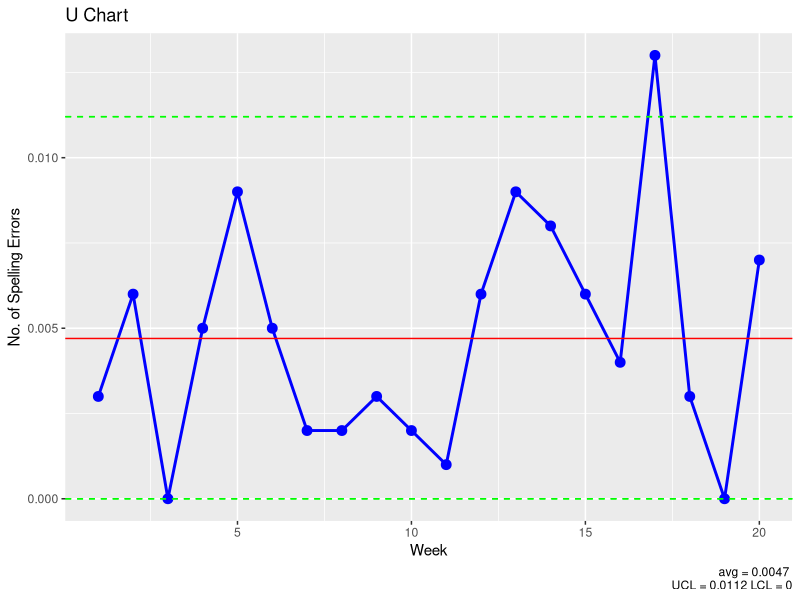

This figure's R source:
library(ggplot2)

# data
week <- 1:20
spelling_errors <- (c(3, 6, 0, 5, 9, 5, 2, 2, 3, 2, 1, 6, 9, 8, 6, 4, 13, 3, 0, 7))/1000

data_frame = data.frame(Week = week, Errors = spelling_errors)

# lambda
avg <- (sum(spelling_errors) / (length(week)))

# ucl and lcl
center <- avg
ucl <- (center + 3 * sqrt(avg/1000))
lcl <- (max(center - 3 * sqrt(avg/1000), 0))

# plot
u_chart <- ggplot(data_frame, aes(x = Week, y = Errors)) +
  geom_line(color = 'blue', size = 1) +
  geom_point(color = 'blue', size = 3) +
  geom_hline(yintercept = c(center, ucl, lcl), linetype = c('solid', 'dashed', 'dashed'), color = c('red', 'green', 'green')) +
  geom_hline(yintercept = c(ucl, lcl), linetype = 'dashed', color = 'green') +
  labs(title = 'U Chart', x = 'Week', y = 'No. of Spelling Errors',
       caption = paste("avg =", round(center, 5), "\n", "UCL =", round(ucl, 5), "LCL =", round(lcl, 5)))

print(u_chart)

# statistical control check
out_of_control_points <- data_frame$Errors > ucl | data_frame$Errors < lcl
if (any(out_of_control_points)) {
  cat("Out-of-control points found at weeks:", data_frame$Week[out_of_control_points], "\n")
} else {
  cat("No out-of-control points found.\n")
}